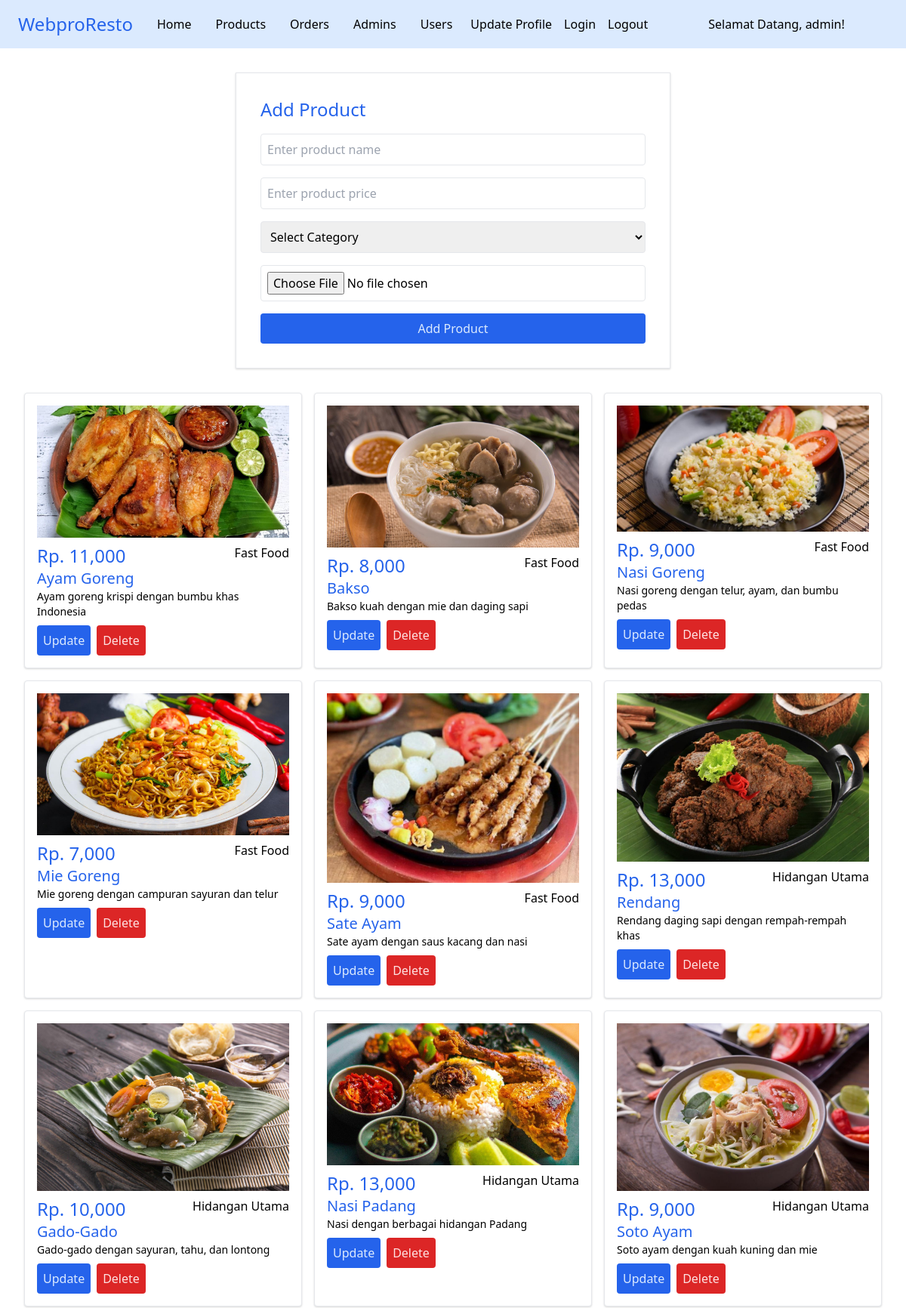
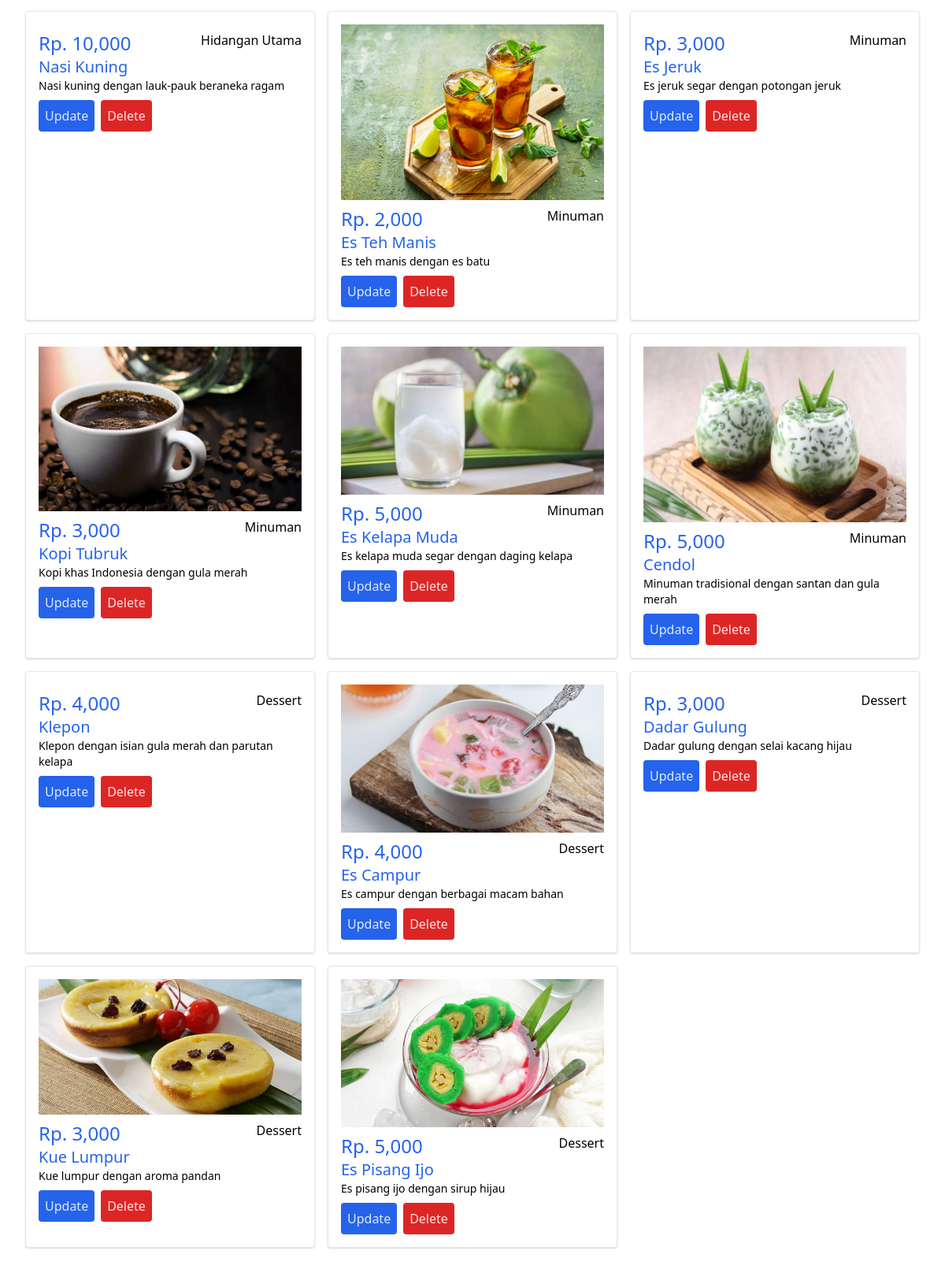
The app's page /admin/products.php (signed in) with its own data (2 pictures, top to bottom).
### tables this page shows
CREATE TABLE `products` (
  `id` int(100) NOT NULL,
  `name` varchar(100) NOT NULL,
  `category` varchar(100) NOT NULL,
  `deskripsi` varchar(800) NOT NULL,
  `price` int(10) NOT NULL,
  `image` varchar(100) NOT NULL
);

### admin/products.php (the view, shortened to what this page needs)
<?php
include '../components/connect.php';
?>
<!DOCTYPE html>
<html lang="en">
<head>
    <link rel="stylesheet" href="https://cdnjs.cloudflare.com/ajax/libs/font-awesome/6.1.1/css/all.min.css">
    <link href="https://unpkg.com/tailwindcss@^2.2/dist/tailwind.min.css" rel="stylesheet">
</head>
<body class="bg-white">
    <?php include '../components/admin_header.php' ?>
    <section class="p-8">
        <form action="" method="POST" enctype="multipart/form-data"
            class="max-w-xl mx-auto bg-white p-8 border border-gray-200 shadow">
            <h3 class="text-2xl text-blue-600 mb-4">Add Product</h3>
            <input type="text" required placeholder="Enter product name" name="name" maxlength="100"
                class="w-full p-2 border border-gray-200 rounded mb-4">
            <input type="number" min="0" max="9999999999" required placeholder="Enter product price" name="price"
                onkeypress="if(this.value.length == 10) return false;"
                class="w-full p-2 border border-gray-200 rounded mb-4">
            <select name="category" class="w-full p-2 border border-gray-200 rounded mb-4" required>
                <option value="" disabled selected>Select Category</option>
            </select>
            <input type="file" name="image" class="w-full p-2 border border-gray-200 rounded mb-4"
                accept="image/jpg, image/jpeg, image/png, image/webp" required>
            <input type="submit" value="Add Product" name="add_product"
                class="w-full p-2 bg-blue-600 text-blue-100 hover:bg-blue-100 hover:text-blue-600 rounded cursor-pointer">
        </form>
    </section>
    <section class="p-8" style="padding-top: 0;">
        <div class="grid grid-cols-1 sm:grid-cols-2 md:grid-cols-3 lg:grid-cols-3 gap-4">
            <?php
            $show_products = $conn->prepare("SELECT * FROM `products`");
            $show_products->execute();
            if ($show_products->rowCount() > 0) {
                while ($fetch_products = $show_products->fetch(PDO::FETCH_ASSOC)) {
            ?>
            <div class="bg-white border border-gray-200 shadow rounded p-4">
                <img src="../resto-images/<?= $fetch_products['image']; ?>" alt="" class="w-full mb-2">
                <div class="flex justify-between">
                    <div class="text-2xl text-blue-600">Rp. <?= $fetch_products['price']; ?>,000</div>
                    <div><?= $fetch_products['category']; ?></div>
                </div>
                <div class="text-xl text-blue-600"><?= $fetch_products['name']; ?></div>
                <div class="text-sm text-black"><?= $fetch_products['deskripsi']; ?></div>
                <div class="flex mt-2">
                    <a href="update_product.php?update=<?= $fetch_products['id']; ?>"
                        class="bg-blue-600 text-blue-100 hover:bg-blue-100 hover:text-blue-600 p-2 rounded mr-2">Update</a>
                    <a href="products.php?delete=<?= $fetch_products['id']; ?>"
                        class="bg-red-600 text-red-100 hover:bg-red-100 hover:text-red-600 p-2 rounded"
                        onclick="return confirm('Delete this product?');">Delete</a>
                </div>
            </div>
            <?php
                }
            } else {
                echo '<p class="text-2xl text-red-600 mt-4">No products added yet!</p>';
            }
            ?>
        </div>
    </section>
</body>
</html>

### components/admin_header.php
<header class="header">
    <section class="flex bg-blue-100 h-16 items-center pr-6 pl-6">
        <a href="dashboard.php" class="logo text-blue-600 text-2xl">Webpro<span
                class="text-blue-600 text-2xl pr-6">Resto</span></a>
        <nav class="navbar hidden md:flex md:space-x-4">
            <a href="dashboard.php" class="hover:underline p-2">Home</a>
            <a href="products.php" class="hover:underline p-2">Products</a>
            <a href="placed_orders.php" class="hover:underline p-2">Orders</a>
            <a href="admin_accounts.php" class="hover:underline p-2">Admins</a>
            <a href="users_accounts.php" class="hover:underline p-2">Users</a>
        </nav>
        <div class="profile hidden md:flex md:flex-row md:space-x-4 text-black ml-4">
            <a href="update_profile.php" class="btn bg-blue-100">Update Profile</a>
            <div class="flex-btn">
                <a href="admin_login.php" class="option-btn bg-blue-100">Login</a>
            </div>
            <a href="../components/admin_logout.php" onclick="return confirm('logout from this website?');"
                class="delete-btn">Logout</a>
        </div>
        <div class="md:flex hidden md:ml-20">
            <?php
            $select_profile = $conn->prepare("SELECT * FROM `admin` WHERE id = ?");
            $select_profile->execute([$admin_id]);
            $fetch_profile = $select_profile->fetch(PDO::FETCH_ASSOC);
            ?>
            <p>Selamat Datang, <?= $fetch_profile['name']; ?>!</p>
        </div>
    </section>
</header>

### records on screen
products: image (picture), price "11", category "Fast Food", name "Ayam Goreng", deskripsi "Ayam goreng krispi dengan bumbu khas Indonesia"
products: image (picture), price "8", category "Fast Food", name "Bakso", deskripsi "Bakso kuah dengan mie dan daging sapi"
products: image (picture), price "9", category "Fast Food", name "Nasi Goreng", deskripsi "Nasi goreng dengan telur, ayam, dan bumbu pedas"
products: image (picture), price "7", category "Fast Food", name "Mie Goreng", deskripsi "Mie goreng dengan campuran sayuran dan telur"
products: image (picture), price "9", category "Fast Food", name "Sate Ayam", deskripsi "Sate ayam dengan saus kacang dan nasi"
products: image (picture), price "13", category "Hidangan Utama", name "Rendang", deskripsi "Rendang daging sapi dengan rempah-rempah khas"
products: image (picture), price "10", category "Hidangan Utama", name "Gado-Gado", deskripsi "Gado-gado dengan sayuran, tahu, dan lontong"
products: image (picture), price "13", category "Hidangan Utama", name "Nasi Padang", deskripsi "Nasi dengan berbagai hidangan Padang"
products: image (picture), price "9", category "Hidangan Utama", name "Soto Ayam", deskripsi "Soto ayam dengan kuah kuning dan mie"
products: price "10", category "Hidangan Utama", name "Nasi Kuning", deskripsi "Nasi kuning dengan lauk-pauk beraneka ragam"
products: image (picture), price "2", category "Minuman", name "Es Teh Manis", deskripsi "Es teh manis dengan es batu"
products: price "3", category "Minuman", name "Es Jeruk", deskripsi "Es jeruk segar dengan potongan jeruk"
products: image (picture), price "3", category "Minuman", name "Kopi Tubruk", deskripsi "Kopi khas Indonesia dengan gula merah"
products: image (picture), price "5", category "Minuman", name "Es Kelapa Muda", deskripsi "Es kelapa muda segar dengan daging kelapa"
products: image (picture), price "5", category "Minuman", name "Cendol", deskripsi "Minuman tradisional dengan santan dan gula merah"
products: price "4", category "Dessert", name "Klepon", deskripsi "Klepon dengan isian gula merah dan parutan kelapa"
products: image (picture), price "4", category "Dessert", name "Es Campur", deskripsi "Es campur dengan berbagai macam bahan"
products: price "3", category "Dessert", name "Dadar Gulung", deskripsi "Dadar gulung dengan selai kacang hijau"
products: image (picture), price "3", category "Dessert", name "Kue Lumpur", deskripsi "Kue lumpur dengan aroma pandan"
products: image (picture), price "5", category "Dessert", name "Es Pisang Ijo", deskripsi "Es pisang ijo dengan sirup hijau"

### other values on screen
$fetch_profile['name'] "admin"
